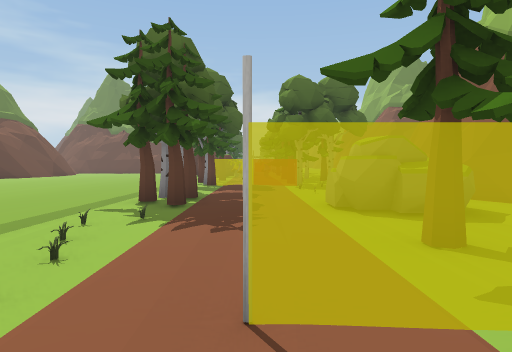
[1] (above)

24 first-person views from a walk through a 3-D level made in the Unity game engine. The camera is 1.5 m above the floor, tilts 2° down and sees 75° across. The floor is counted in squares, 2 m on a side. Each view is taken from the middle of a square. On the plan, view 1 faces up. The plan holds only what a view shows up to about 11 squares ahead; the rest is blank. The place goes on beyond the plan. The player is left out. Some animated figures are left out. Some surface patterns are stand-ins.

[2]
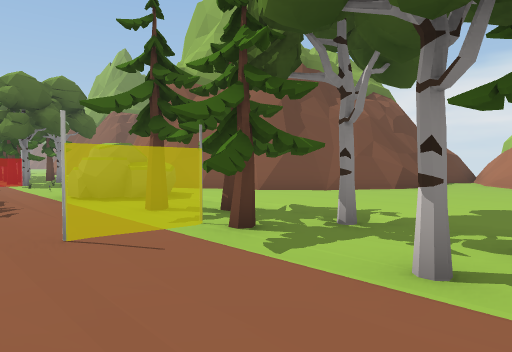

[3]
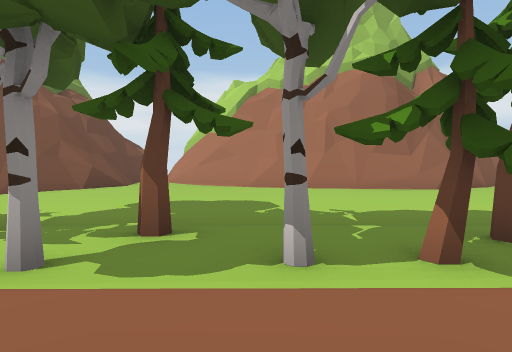

[4]
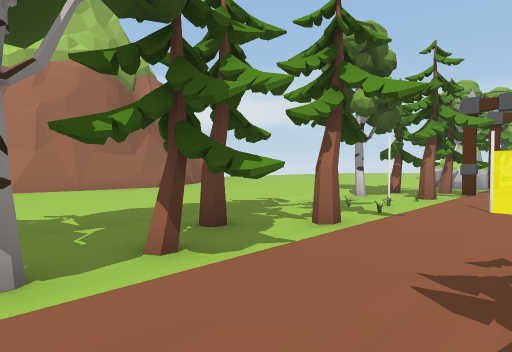

[5]
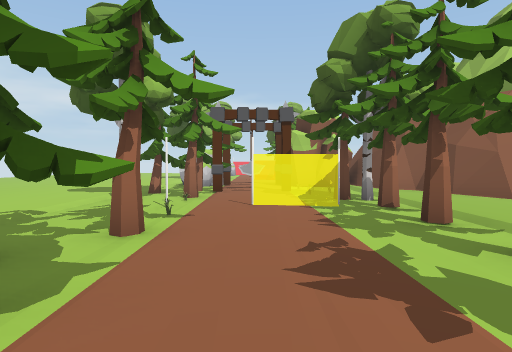

[6]
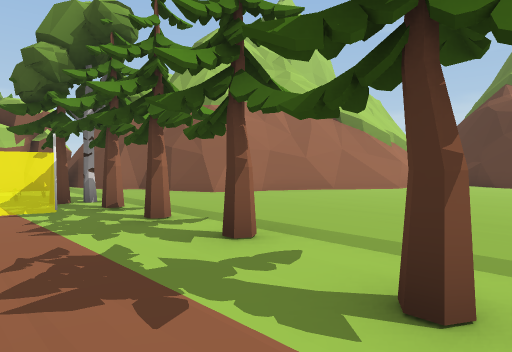

[7]
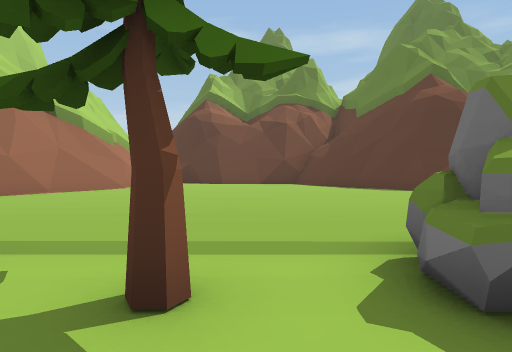

[8]
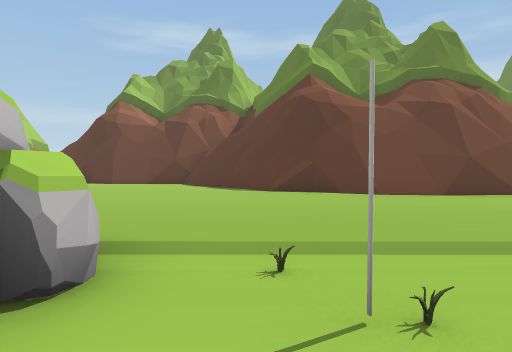

[9]
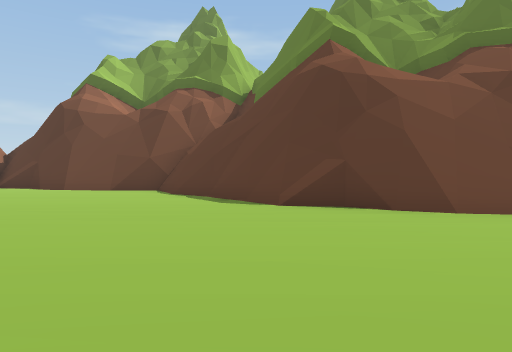

[10]
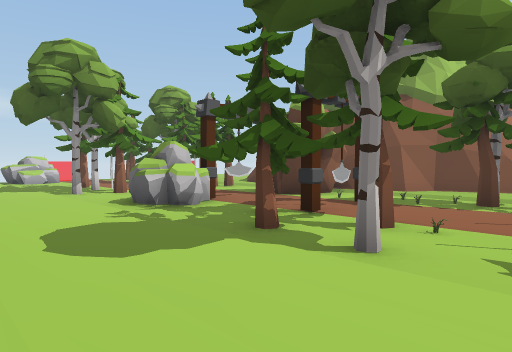

[11]
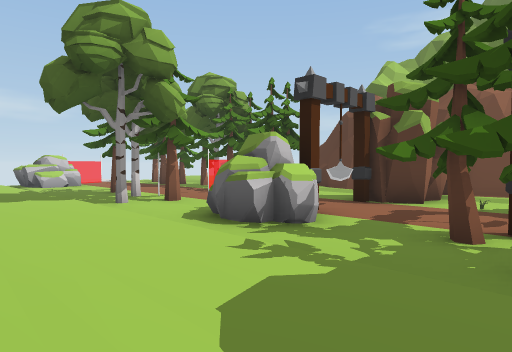

[12]
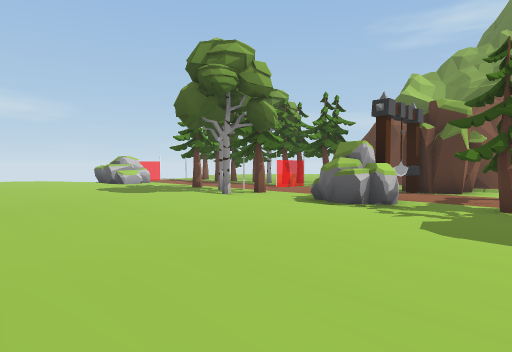

[13]
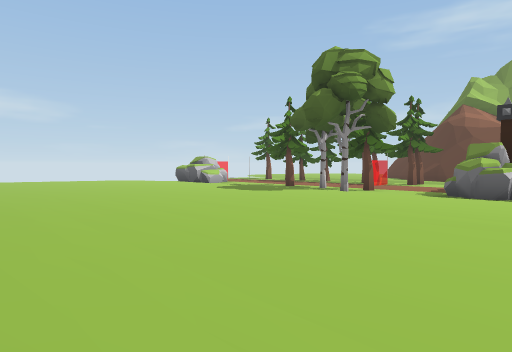

[14]
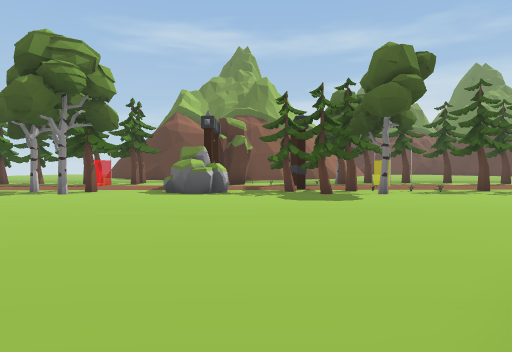

[15]
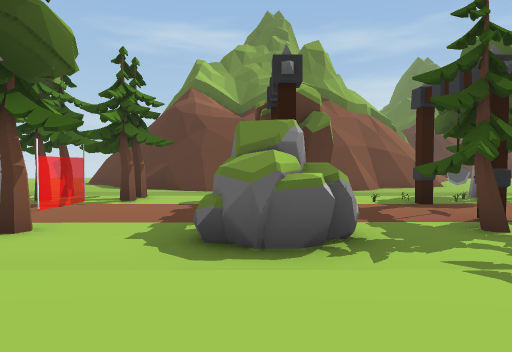

[16]
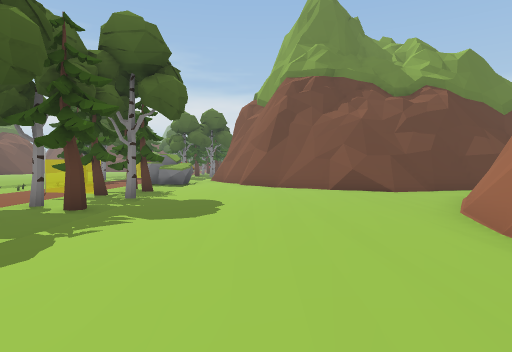

[17]
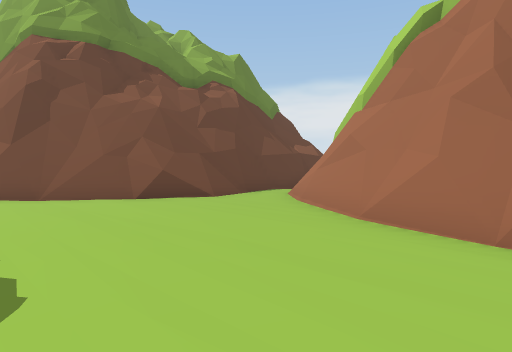

[18]
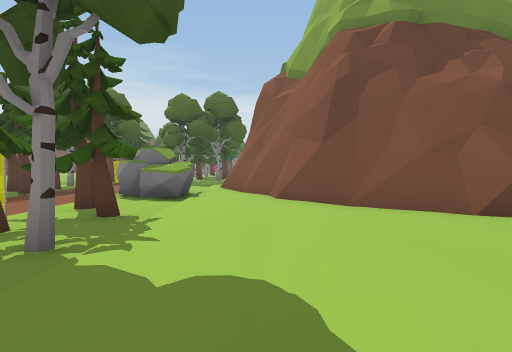

[19]
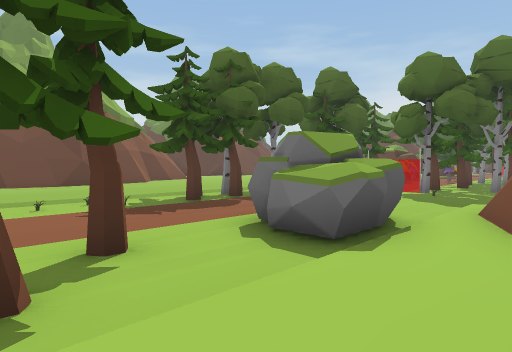

[20]
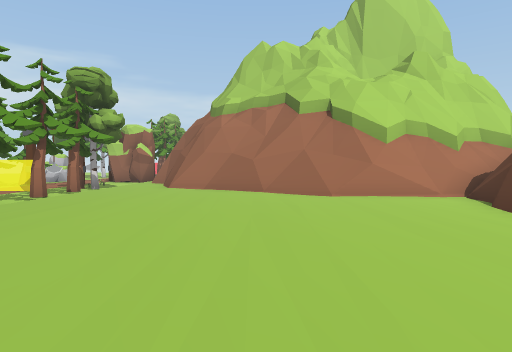

[21]
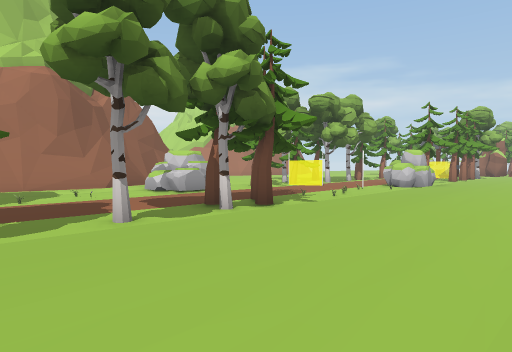

[22]
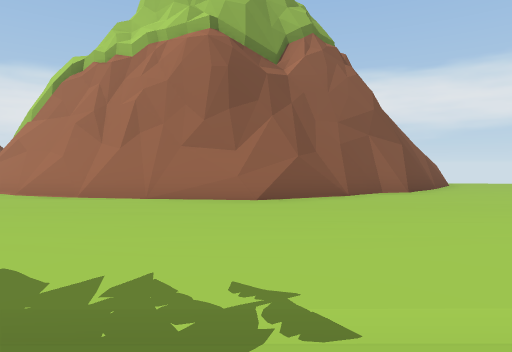

[23]
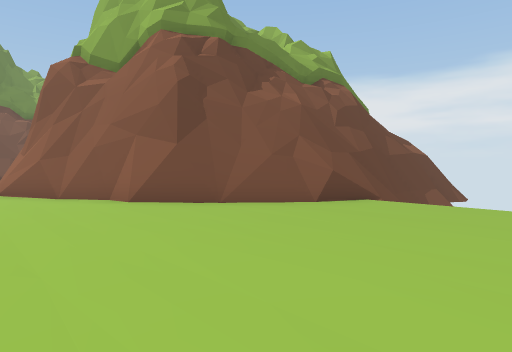

[24]
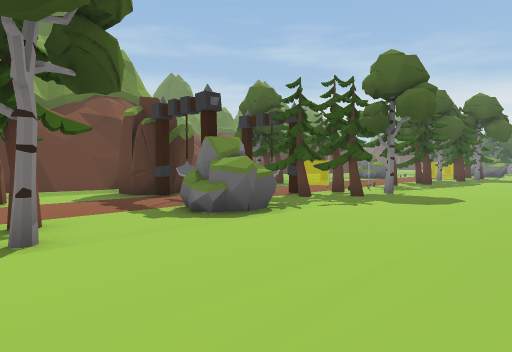

### Floor plan
Key: @ floor where view 1 was taken; # wall or solid block; . main floor; : floor 0.25 m higher than the main floor; / step, stairs or slope; = window, fence, low wall or low ledge; T tree; R rock; C white cylinder; O other object.
Columns run from 13 left of view 1 to 15 right of it. Each row starts with its distance up from view 1.
 12       ..:..O  OT.
 11       ..:./...OO./
 10       ..:./T.....##
  9       ..:./....O.##
  8       ..:./T.....##
  7      #..:./T...RR/#
  6      #..:./....RR.##
  5      #..:./O....R..#
  4     ##..:./O.......##
  3     ##..:./O...T....##
  2     #...:./COC.TC....#######
  1   ###...:./O..TT.........:.
  0   #.....:./R.@..T......./#
 -1  ##.....:.RR...T........##
 -2  #......../R....T......##
 -3 ##......../....T.......#
 -4 ##......../T..........##
 -5 #........./...T.......#
 -6 #........./T...T......#
 -7 #=#=....../T...T......#
 -8 #####...../T..O.......#
 -9     ###...TC COCO.....#
-10       ###./T...O......##
-11        ##./O...TT......##
-12         #./OOO..T.......##
-13         ##/.O.TT.........##
-14          #/...............###
-15          #OOO..R.........../
-16          #.O..RRR..........
-17          #.................
-18          #................
-19          #TT...TT........
-20          = OOO.O.........

Where each view was taken, in squares from view 1:
view 1: 0 up, 0 right, facing up
view 2: 2 down, 1 left, facing up-right
view 3: 3 down, 1 left, facing right
view 4: 3 down, 1 left, facing down-right
view 5: 3 down, 0 right, facing down
view 6: 3 down, 0 right, facing down-left
view 7: 3 down, 0 right, facing left
view 8: 1 up, 0 right, facing left
view 9: 1 up, 3 left, facing left
view 10: 9 down, 6 right, facing down-left
view 11: 12 down, 6 right, facing down-left
view 12: 12 down, 9 right, facing down-left
view 13: 14 down, 12 right, facing down-left
view 14: 14 down, 12 right, facing left
view 15: 16 down, 6 right, facing left
view 16: 8 down, 6 right, facing up
view 17: 5 down, 5 right, facing up-right
view 18: 3 down, 5 right, facing up
view 19: 2 up, 5 right, facing up-left
view 20: 1 up, 8 left, facing down
view 21: 12 up, 7 left, facing down-right
view 22: 8 down, 2 right, facing right
view 23: 18 down, 7 right, facing up-right
view 24: 20 down, 7 right, facing up-left
